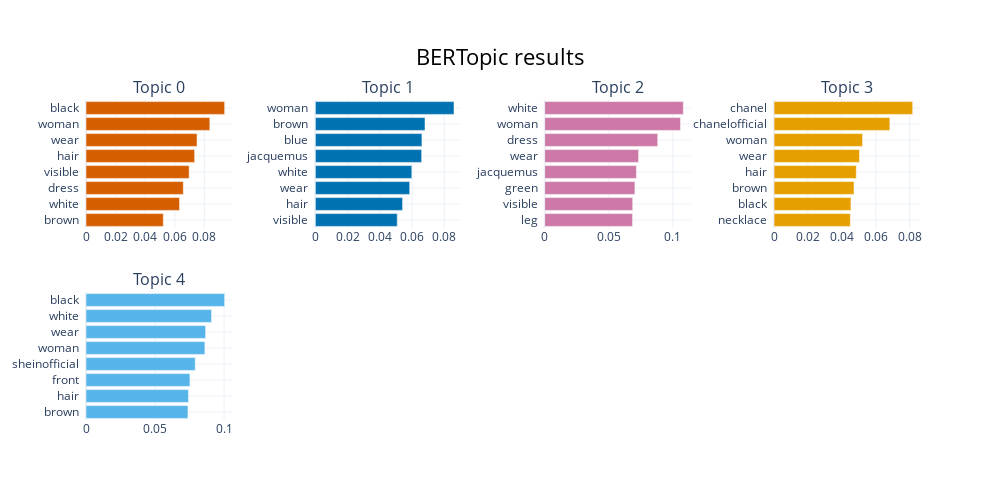

The cell this chart's notebook holds for it:
### Markdown cell above
# **Visualize the result using BERTopic tools**

### Code cell
# BERTopic second

# use the clean text in order to get a more meaningful description
docs = list(df2["text_deep_clean"])
bert_model2 = bertopic_overwrite(bert_model,docs,C_b)

# visualize topic description
bert_model2.visualize_barchart(topics = range(C_b.shape[1]),
                               n_words = 8,
                               title = "BERTopic results")

### Figure 1 — Plotly figure (JSON) as saved in the notebook; plotly's stock layout.template omitted (floating-point values rounded to 4 significant figures)
{"data": [{"marker": {"color": "#D55E00"}, "orientation": "h", "type": "bar", "x": [0.05226, 0.06322, 0.06576, 0.06972, 0.07343, 0.07505, 0.08369, 0.09372], "xaxis": "x", "y": ["brown  ", "white  ", "dress  ", "visible  ", "hair  ", "wear  ", "woman  ", "black  "], "yaxis": "y"}, {"marker": {"color": "#0072B2"}, "orientation": "h", "type": "bar", "x": [0.05085, 0.05415, 0.05856, 0.05988, 0.06599, 0.06615, 0.06807, 0.08607], "xaxis": "x2", "y": ["visible  ", "hair  ", "wear  ", "white  ", "jacquemus  ", "blue  ", "brown  ", "woman  "], "yaxis": "y2"}, {"marker": {"color": "#CC79A7"}, "orientation": "h", "type": "bar", "x": [0.06855, 0.06867, 0.07038, 0.07156, 0.07329, 0.08818, 0.106, 0.1082], "xaxis": "x3", "y": ["leg  ", "visible  ", "green  ", "jacquemus  ", "wear  ", "dress  ", "woman  ", "white  "], "yaxis": "y3"}, {"marker": {"color": "#E69F00"}, "orientation": "h", "type": "bar", "x": [0.04497, 0.04535, 0.04715, 0.0485, 0.05037, 0.0522, 0.06829, 0.08175], "xaxis": "x4", "y": ["necklace  ", "black  ", "brown  ", "hair  ", "wear  ", "woman  ", "chanelofficial  ", "chanel  "], "yaxis": "y4"}, {"marker": {"color": "#56B4E9"}, "orientation": "h", "type": "bar", "x": [0.07383, 0.0742, 0.07528, 0.0791, 0.08612, 0.08665, 0.09092, 0.1004], "xaxis": "x5", "y": ["brown  ", "hair  ", "front  ", "sheinofficial  ", "woman  ", "wear  ", "white  ", "black  "], "yaxis": "y5"}], "layout": {"annotations": [{"font": {"size": 16}, "showarrow": false, "text": "Topic 0", "x": 0.0875, "xanchor": "center", "xref": "paper", "y": 1, "yanchor": "bottom", "yref": "paper"}, {"font": {"size": 16}, "showarrow": false, "text": "Topic 1", "x": 0.3625, "xanchor": "center", "xref": "paper", "y": 1, "yanchor": "bottom", "yref": "paper"}, {"font": {"size": 16}, "showarrow": false, "text": "Topic 2", "x": 0.6375, "xanchor": "center", "xref": "paper", "y": 1, "yanchor": "bottom", "yref": "paper"}, {"font": {"size": 16}, "showarrow": false, "text": "Topic 3", "x": 0.9125, "xanchor": "center", "xref": "paper", "y": 1, "yanchor": "bottom", "yref": "paper"}, {"font": {"size": 16}, "showarrow": false, "text": "Topic 4", "x": 0.0875, "xanchor": "center", "xref": "paper", "y": 0.4, "yanchor": "bottom", "yref": "paper"}], "height": 500, "hoverlabel": {"bgcolor": "white", "font": {"family": "Rockwell", "size": 16}}, "showlegend": false, "title": {"font": {"color": "Black", "size": 22}, "text": "BERTopic results", "x": 0.5, "xanchor": "center", "yanchor": "top"}, "width": 1000, "xaxis": {"anchor": "y", "autorange": true, "domain": [0, 0.175], "range": [0, 0.09865], "showgrid": true, "type": "linear"}, "xaxis2": {"anchor": "y2", "autorange": true, "domain": [0.275, 0.45], "range": [0, 0.0906], "showgrid": true, "type": "linear"}, "xaxis3": {"anchor": "y3", "autorange": true, "domain": [0.55, 0.725], "range": [0, 0.1139], "showgrid": true, "type": "linear"}, "xaxis4": {"anchor": "y4", "autorange": true, "domain": [0.825, 1], "range": [0, 0.08606], "showgrid": true, "type": "linear"}, "xaxis5": {"anchor": "y5", "autorange": true, "domain": [0, 0.175], "range": [0, 0.1057], "showgrid": true, "type": "linear"}, "xaxis6": {"anchor": "y6", "domain": [0.275, 0.45], "showgrid": true}, "xaxis7": {"anchor": "y7", "domain": [0.55, 0.725], "showgrid": true}, "xaxis8": {"anchor": "y8", "domain": [0.825, 1], "showgrid": true}, "yaxis": {"anchor": "x", "autorange": true, "domain": [0.6, 1], "range": [-0.5, 7.5], "showgrid": true, "type": "category"}, "yaxis2": {"anchor": "x2", "autorange": true, "domain": [0.6, 1], "range": [-0.5, 7.5], "showgrid": true, "type": "category"}, "yaxis3": {"anchor": "x3", "autorange": true, "domain": [0.6, 1], "range": [-0.5, 7.5], "showgrid": true, "type": "category"}, "yaxis4": {"anchor": "x4", "autorange": true, "domain": [0.6, 1], "range": [-0.5, 7.5], "showgrid": true, "type": "category"}, "yaxis5": {"anchor": "x5", "autorange": true, "domain": [0, 0.4], "range": [-0.5, 7.5], "showgrid": true, "type": "category"}, "yaxis6": {"anchor": "x6", "domain": [0, 0.4], "showgrid": true}, "yaxis7": {"anchor": "x7", "domain": [0, 0.4], "showgrid": true}, "yaxis8": {"anchor": "x8", "domain": [0, 0.4], "showgrid": true}}}
